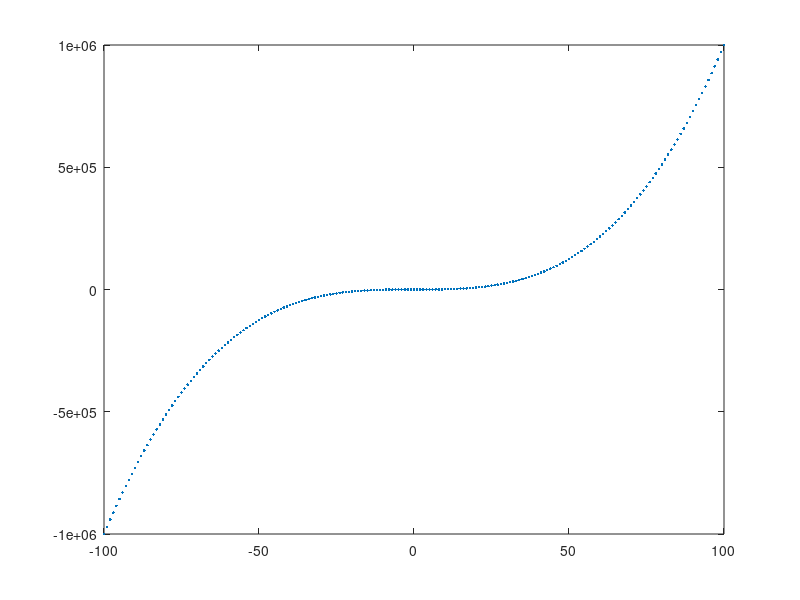

MATLAB code to generate this figure: (Note: this script raises an error after producing the figure.)
function dataHover

% Define some data
x = -100:100;
y = x.^3;

% Set up a figure with a callback that executes on mouse motion, a set of
% axes, plot something in the axes, define a text object for later use.
figHdl = figure('WindowButtonMotionFcn', @hoverCallback);
axesHdl = axes;
lineHdl = plot(x, y, 'LineStyle', 'none', 'Marker', '.', 'Parent', axesHdl);
textHdl = text('Color', 'black', 'VerticalAlign', 'Bottom');

    function hoverCallback(src, evt)
        % Grab the x & y axes coordinate where the mouse is
        mousePoint = get(axesHdl, 'CurrentPoint');
        mouseX = mousePoint(1,1);
        mouseY = mousePoint(1,2);
        
        % Compare where data and current mouse point to find the data point
        % which is closest to the mouse point
        distancesToMouse = hypot(x - mouseX, y - mouseY);
        [val, ind] = min(abs(distancesToMouse));
        
        % If the distance is less than some threshold, set the text
        % object's string to show the data at that point.
        test_val = get(axesHdl, 'Xlim')
        xrange = range(teat_val);
        yrange = range(get(axesHdl, 'Ylim'));
        if abs(mouseX - x(ind)) < 0.02*xrange && abs(mouseY - y(ind)) < 0.02*yrange
            set(textHdl, 'String', {['x = ', num2str(x(ind))], ['y = ', num2str(y(ind))]});
            set(textHdl, 'Position', [x(ind) + 0.01*xrange, y(ind) + 0.01*yrange])
        else
            set(textHdl, 'String', '')
        end
    end

end
